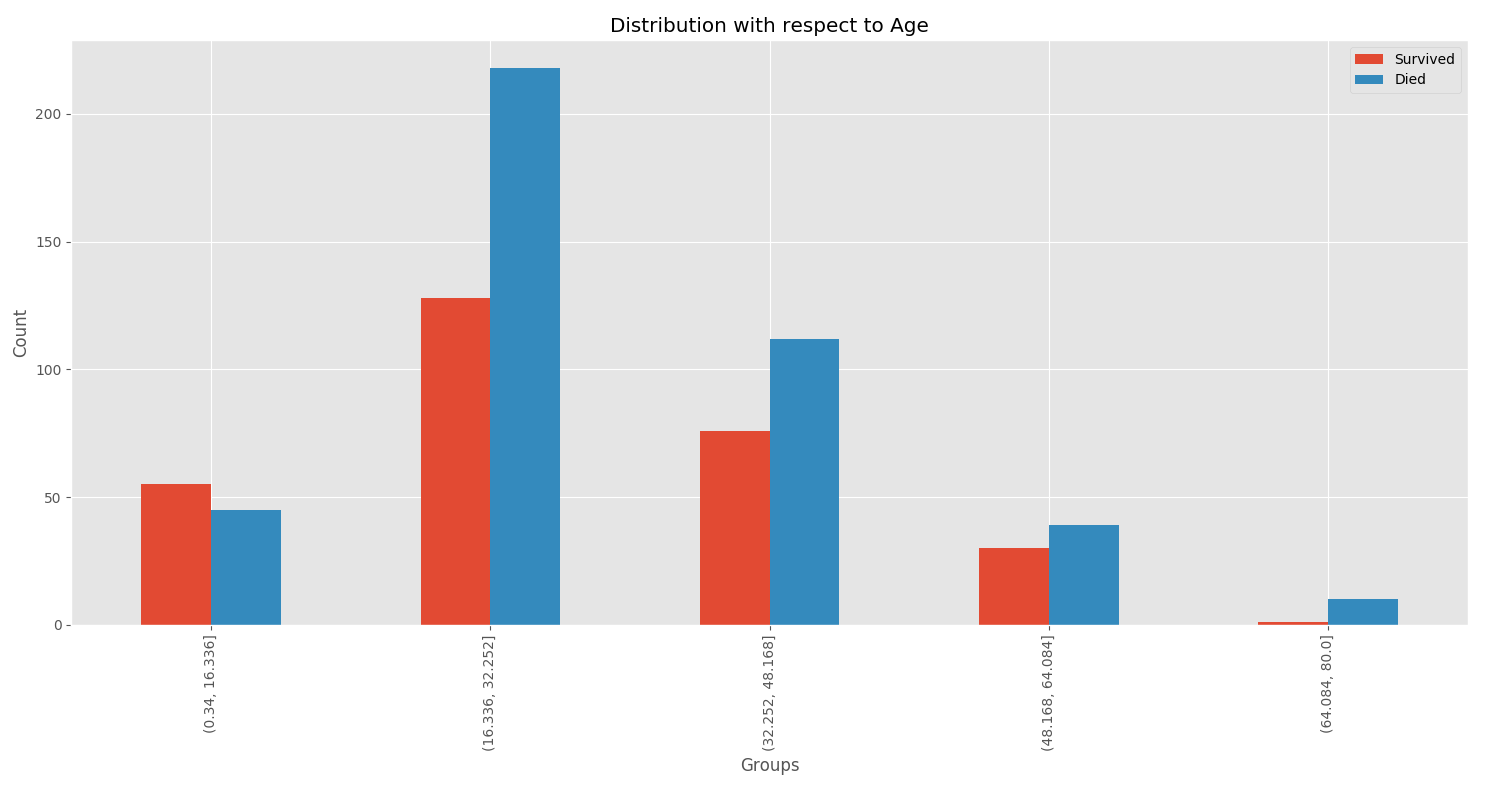

Write the Python code that produced this figure.
import pandas as pd
import numpy as np
import matplotlib.pyplot as plt
plt.style.use('ggplot')

df=pd.read_csv("../datasets/train.csv")
data_test=pd.read_csv("../datasets/test.csv")


df["Died"]=1-df["Survived"]

# Extracting the TITLE from the Name
df['age_groups']=pd.cut(df["Age"],5)

df.groupby('age_groups')[['Survived','Died']].agg('sum').plot(kind='bar', figsize=(15,8))
plt.title("Distribution with respect to Age")
plt.xlabel("Groups")
plt.ylabel("Count")
plt.show()
